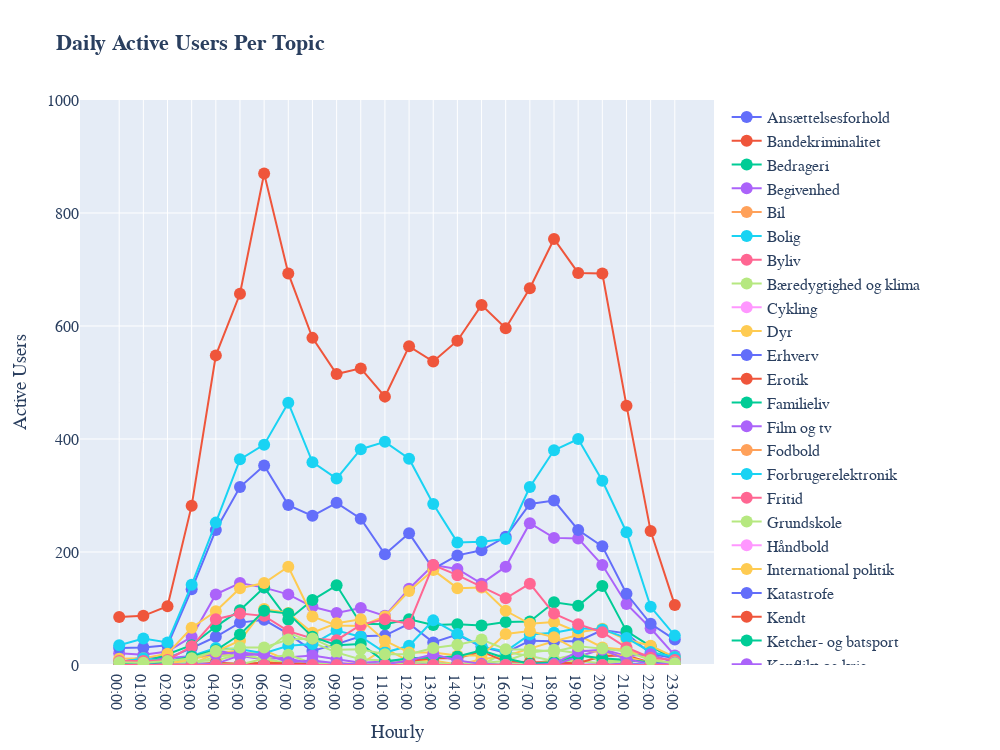

The code cell stored with this chart in its notebook:
### Markdown cell above
#### Hourly Activity

### Code cell
activity_scatter(
    dict_ = unique_topic_hourly_activity,  yrange_ = [0, 1000],
     xaxis_title = 'Hourly', yaxis_title = 'Active Users', title_ = '<b> Daily Active Users Per Topic')
